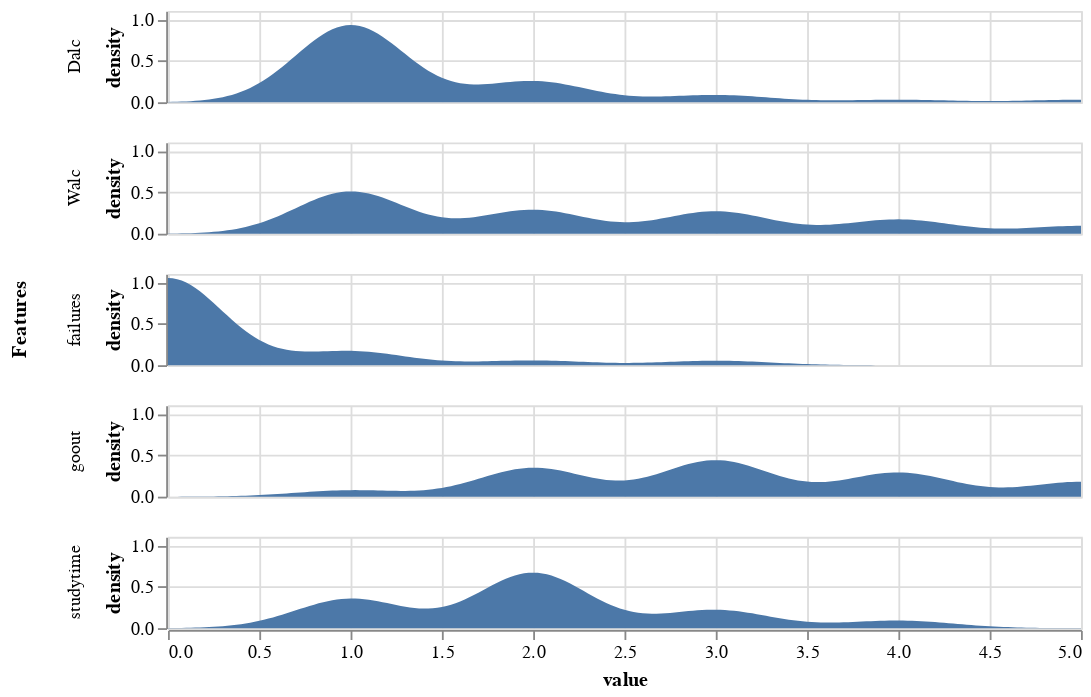

Here is the notebook cell this chart was saved with:
### Code cell
chart

### Figure 1 — Vega-Lite specification as saved in the notebook (floating-point values rounded to 4 significant figures; data arrays with more than 128 entries replaced by an {"elided": "..."} marker saying what was removed)
{"config": {"view": {"continuousWidth": 400, "continuousHeight": 300}}, "data": {"name": "data-d8feaaffac6befa6af4c2d4ec7f69f2f"}, "mark": "area", "encoding": {"row": {"type": "nominal", "field": "Features"}, "x": {"type": "quantitative", "field": "value"}, "y": {"type": "quantitative", "field": "density"}}, "height": 50, "transform": [{"fold": ["Dalc", "Walc", "goout", "studytime", "failures"], "as": ["Features", "value"]}, {"density": "value", "bandwidth": 0.3, "extent": [0, 5], "groupby": ["Features"]}], "width": 500, "$schema": "https://vega.github.io/schema/vega-lite/v4.8.1.json", "datasets": {"data-d8feaaffac6befa6af4c2d4ec7f69f2f": {"elided": "395 records"}}}
